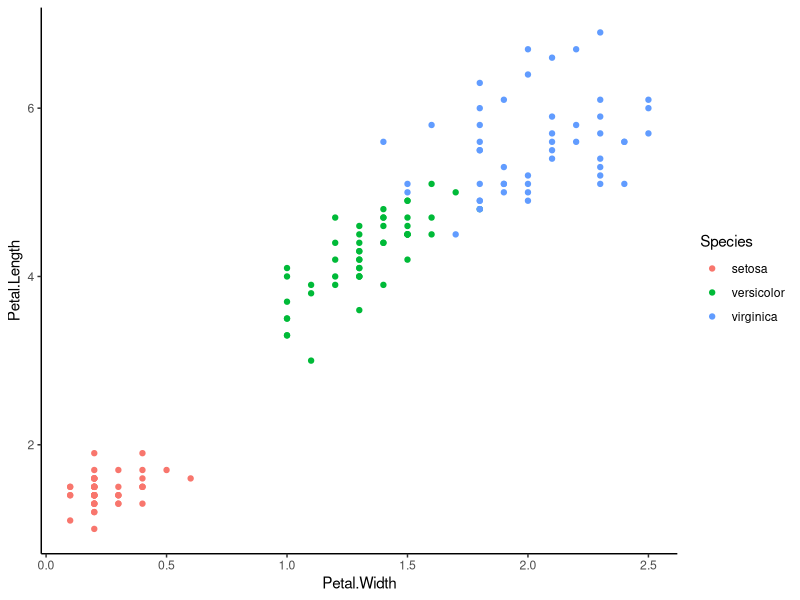
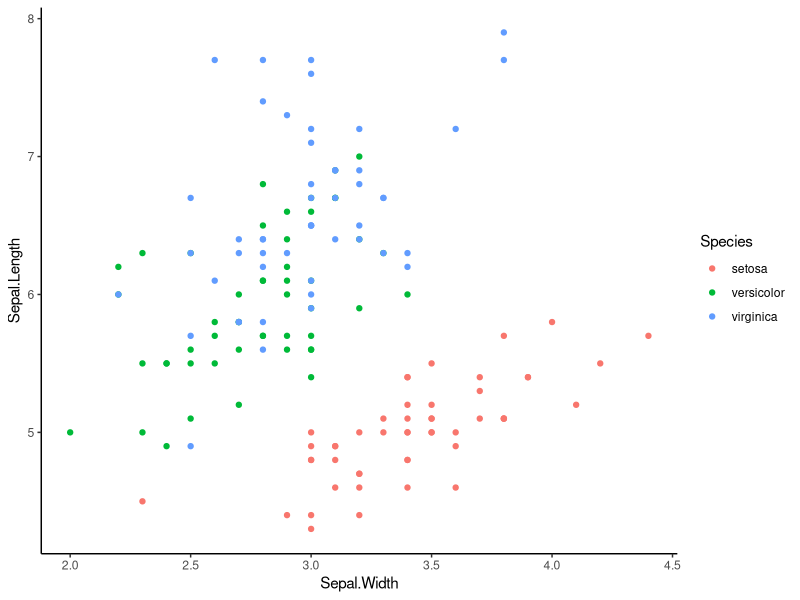

Generate these figures, in order, with R: (Note: this script raises an error after producing the figures.)
## ---- chunk 1
knitr::opts_chunk$set(echo = TRUE)
## ---- chunk 2
# Example of installing a package
#install.packages('ggplot2')

# Required packages for this tutorial
library(ggplot2)
library(dplyr)
library(class)
library(gridExtra)
## ---- chunk 3
# Loading iris dataset
iris.data <- iris

# Viewing iris dataset structure and attributes
str(iris.data)
## ---- chunk 4
ggplot(iris.data, aes(x = Petal.Width, y = Petal.Length, color = Species)) +
  geom_point() +
  theme_classic()
## ---- chunk 5
ggplot(iris.data, aes(x = Sepal.Width, y = Sepal.Length, color = Species)) +
  geom_point() +
  theme_classic()
## ---- chunk 6
# Correlation between Sepal Length and Sepal Width
cor(iris$Petal.Length, iris$Petal.Width)
## ---- chunk 7
# Building a normalisation function

normalise <- function(x) {
  num <- x - min(x)
  denom <- max(x) - min(x)
  return (num/denom)
}
## ---- chunk 8
iris.normalised <- as.data.frame(lapply(iris[1:4], normalise))
## ---- chunk 9
# Generating random number
set.seed(1234)

# Randomly generating our training and test sampels with a ratio of 2/3 and 1/3
datasample <- sample(2, nrow(iris), replace = TRUE, prob = c(0.67, 0.33))

# Generate training set
iris.training <- iris[datasample == 1, 1:4]

# Generate training labels
irisTraining.labels <- iris[datasample == 1, 5]

# Generate test set 
iris.test <- iris[datasample == 2, 1:4]

# Generate test labels
irisTest.labels <- iris[datasample == 1, 5]
## ---- chunk 10
iris.knn <- knn(train = iris.training, test = iris.test, cl = irisTraining.labels,
                k = 3)
## ---- chunk 11
# creating a dataframe from known test labels
test.labels <- data.frame(irisTest.labels)

# combining predicted and known species classes
class.comparison <- data.frame(iris.knn, test.labels)

# giving appropriate column names
names(class.comparison) <- c("Predicted Species", "Observed Species")
## ---- chunk 12
CrossTable(x = iris.testLabels, y = iris.knn, prop.chisq = FALSE)
